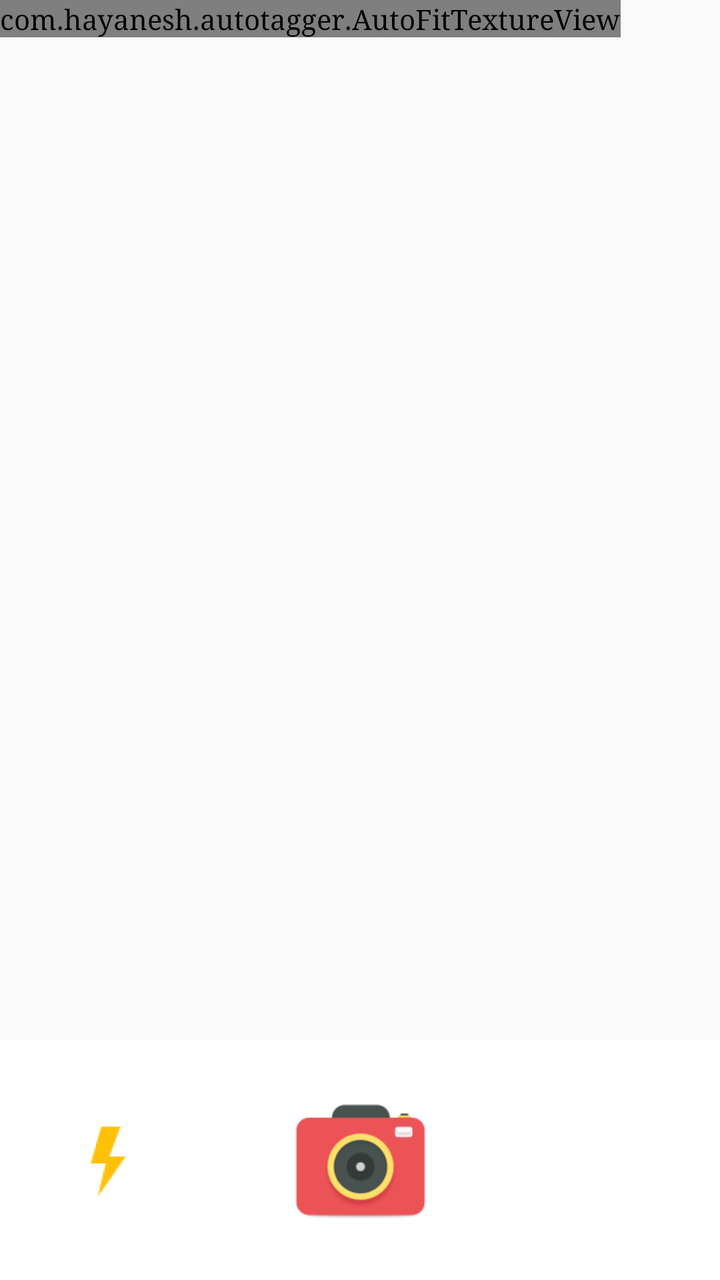
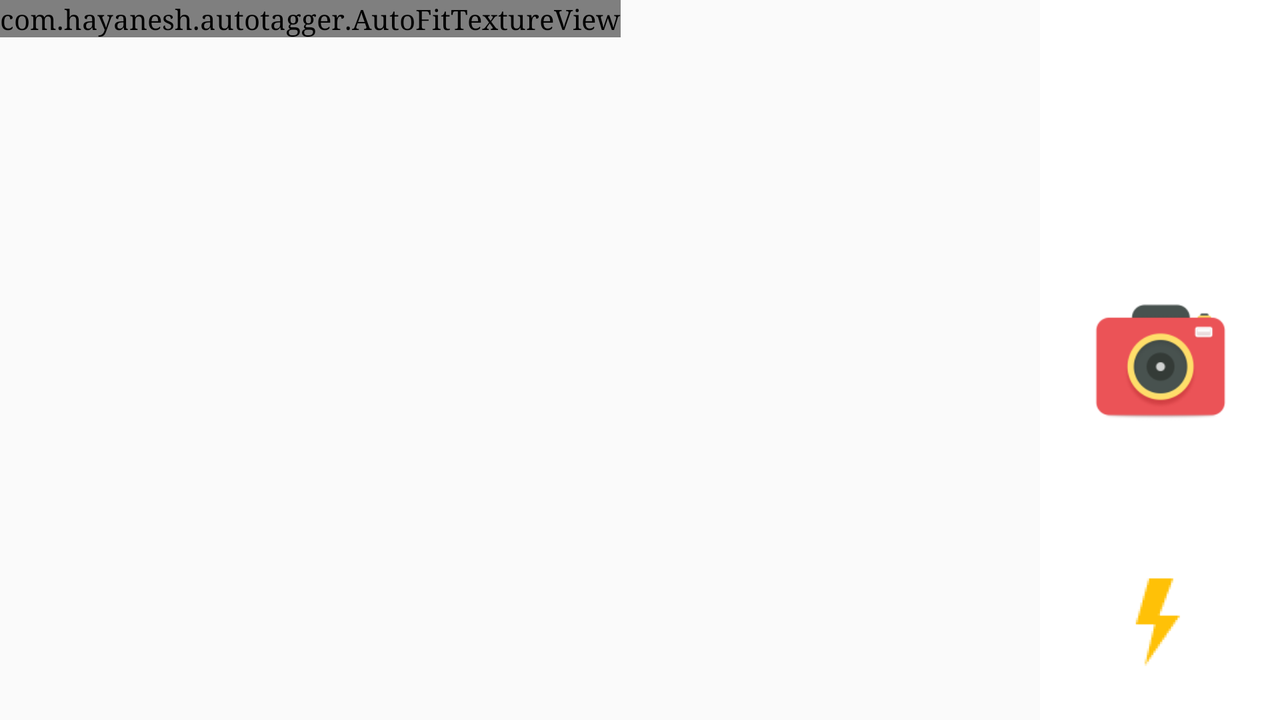

First picture: res/layout/ on a phone held upright. Second picture: the repository's own variant of that layout, on a device whose configuration matches the variant's folder. Source for both follows.
<!-- AndroidManifest.xml: application theme AppTheme -->
<!-- res/layout/fragment_camera2_basic.xml -->
<?xml version="1.0" encoding="utf-8"?>
<RelativeLayout xmlns:android="http://schemas.android.com/apk/res/android"
    xmlns:tools="http://schemas.android.com/tools"
    android:layout_width="match_parent"
    android:layout_height="match_parent">

    <com.hayanesh.autotagger.AutoFitTextureView
        android:id="@+id/texture"
        android:layout_width="wrap_content"
        android:layout_height="wrap_content"
        android:layout_alignParentStart="true"
        android:layout_alignParentTop="true" />

    <FrameLayout
        android:id="@+id/control"
        android:layout_width="match_parent"
        android:layout_alignParentBottom="true"
        android:layout_alignParentStart="true"
        android:background="@color/cardview_light_background"
        android:layout_height="120dp">


        <ImageButton
            android:id="@+id/info"
            android:contentDescription="@string/description_info"
            style="@android:style/Widget.Material.Light.Button.Borderless"
            android:layout_width="70dp"
            android:layout_height="70dp"
            android:layout_gravity="left|center_vertical"
            android:padding="20dp"
            android:src="@mipmap/ic_flash_on"
            android:layout_margin="20dp" />
        <Button
            android:id="@+id/picture"
            android:layout_gravity="top|center"
            android:background="@mipmap/ic_camera_test"
            android:padding="20dp"
            android:layout_margin="20dp"
            android:hapticFeedbackEnabled="true"
            android:layout_width="80dp"
            android:layout_height="80dp" />

        <Button
            android:clickable="true"
            android:id="@+id/gallery"
            android:layout_margin="20dp"
            android:layout_gravity="right|center_vertical"
            android:background="@mipmap/ic_gallery_test"
            android:layout_width="70dp"
            android:layout_height="70dp"
            android:hapticFeedbackEnabled="true"
            android:padding="20dp" />

    </FrameLayout>

</RelativeLayout>
<!-- resources referenced by this layout -->
<resources>
  <!-- mipmap ic_camera_test: png bitmap (mipmap-hdpi, 2291 bytes) -->
  <!-- mipmap ic_flash_on: png bitmap (mipmap-hdpi, 905 bytes) -->
  <string name="description_info">Info</string>
  <style name="AppTheme" parent="Theme.AppCompat.Light.DarkActionBar">
          
          <item name="colorPrimary">@color/colorPrimary</item>
          <item name="colorPrimaryDark">@color/colorPrimaryDark</item>
          <item name="colorAccent">@color/colorAccent</item>
          <item name="android:windowTranslucentStatus">true</item>
          <item name="windowActionBar">false</item>
          <item name="windowNoTitle">true</item>
          <item name="android:navigationBarColor">#E0E0E0</item>
          <item name="android:typeface">serif</item>
      </style>
</resources>
<!-- res/layout-land/fragment_camera2_basic.xml (the repository's variant of the layout above) -->
<!-- drawn on the phone turned sideways -->
<?xml version="1.0" encoding="utf-8"?>
<RelativeLayout xmlns:android="http://schemas.android.com/apk/res/android"
    xmlns:tools="http://schemas.android.com/tools"
    android:layout_width="match_parent"
    android:layout_height="match_parent">

    <com.hayanesh.autotagger.AutoFitTextureView
        android:id="@+id/texture"
        android:layout_width="wrap_content"
        android:layout_height="wrap_content"
        android:layout_alignParentStart="true"
        android:layout_alignParentTop="true" />

    <FrameLayout
        android:id="@+id/control"
        android:background="@color/cardview_light_background"
        android:layout_height="match_parent"
        android:layout_alignParentTop="true"
        android:layout_alignParentEnd="true"
        android:layout_width="120dp">

        <ImageButton
            android:id="@+id/info"
            android:contentDescription="@string/description_info"
            style="@android:style/Widget.Material.Light.Button.Borderless"
            android:layout_gravity="bottom|center_horizontal"
            android:background="@mipmap/ic_flash_on"
            android:layout_width="60dp"
            android:layout_height="60dp"
            android:layout_margin="20dp"
            android:padding="20dp" />

        <Button
            android:clickable="true"
            android:layout_gravity="top|center_horizontal"
            android:id="@+id/gallery"
            android:background="@mipmap/ic_gallery_test"
            android:layout_width="70dp"
            android:layout_height="70dp"
            android:layout_marginTop="30dp"
            android:padding="20dp" />

        <Button
            android:id="@+id/picture"
            android:layout_width="80dp"
            android:background="@mipmap/ic_camera_test"
            android:layout_height="80dp"
            android:padding="20dp"
            android:layout_gravity="center_vertical|center" />

    </FrameLayout>

</RelativeLayout>
